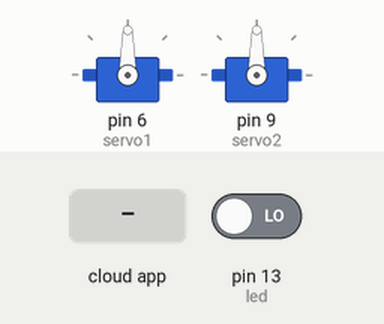
The sketch below on a simulated Arduino Uno, built with avr-gcc and run on an emulated ATmega328P. On the bench: 2 × servo. The test bench sets the inputs (shaded band); at power-on: pin 13 (led) LOW. The ROS host is connected and sends only what is stated.

Above: at 1.2 s.
1.3 s: the phone or cloud app sets servo1 to 0
At 2.0 s:
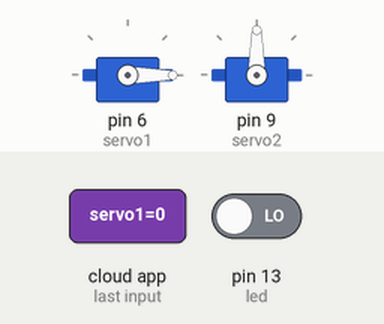
2.8 s: the phone or cloud app sets servo2 to 0
At 3.1 s:
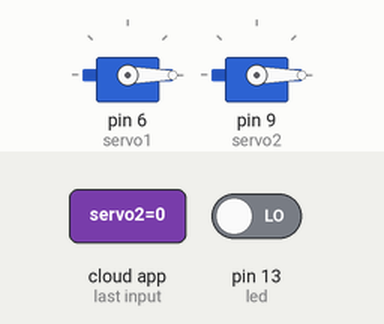
4.3 s: the phone or cloud app sets servo1 to 45
At 5.5 s:
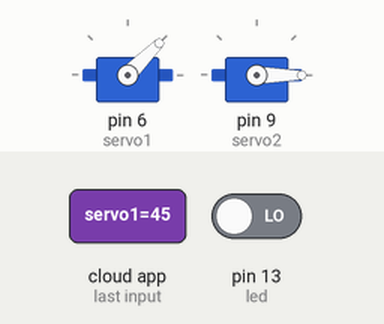
5.8 s: the phone or cloud app sets servo2 to 45
At 6.6 s:
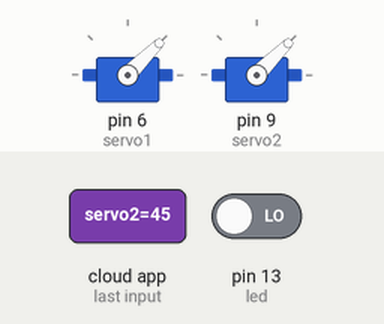
7.3 s: the phone or cloud app sets servo1 to 90
At 7.8 s:
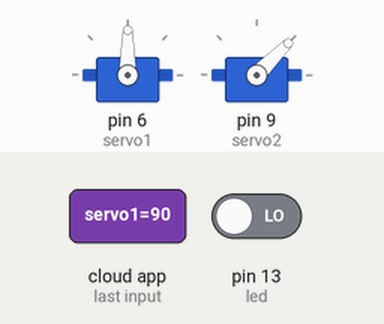
8.8 s: the phone or cloud app sets servo2 to 180
At 10.1 s:
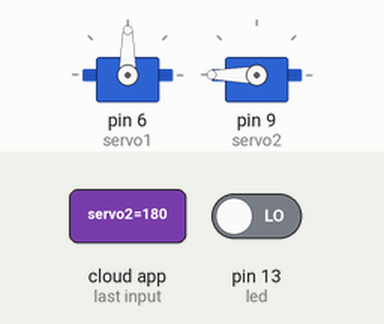
Timing chart, 0 to 11.3 s (numbered marks = the images above; inputs shaded):
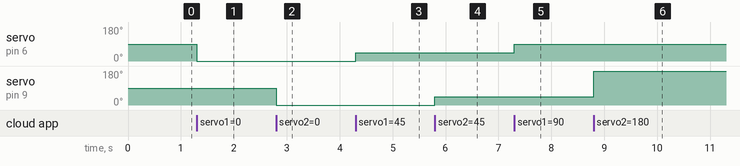

Measured:
- after the input at 1.3 s, servo on pin 6 (servo1): 90° → 0° at once
- after the input at 2.8 s, servo on pin 9 (servo2): 90° → 0° at once
- after the input at 4.3 s, servo on pin 6 (servo1): 0° → 45° at once
- after the input at 5.8 s, servo on pin 9 (servo2): 0° → 45° at once
- after the input at 7.3 s, servo on pin 6 (servo1): 45° → 90° at once
- after the input at 8.8 s, servo on pin 9 (servo2): 45° → 180° at once

The sketch:

camera_turret_servos_control.ino
```cpp
/*
 * Camera turret 2 servo control for ROS
 */

#if (ARDUINO >= 100)
 #include <Arduino.h>
#else
 #include <WProgram.h>
#endif

#include <Servo.h>
#include <ros.h>
#include <std_msgs/UInt16.h>

ros::NodeHandle  nh;

Servo servo1;
Servo servo2;

float angle;

void servo1_cb( const std_msgs::UInt16& cmd_msg){

  // Check angle
  angle = cmd_msg.data;
  if (angle > 180) {
    angle = 180;
  }
  else if (angle < 0) {
    angle = 0;
  }

  servo1.write(angle); //set servo1 angle, should be from 0-180
  digitalWrite(13, HIGH-digitalRead(13));  //toggle led
}

void servo2_cb( const std_msgs::UInt16& cmd_msg){

  // Check angle
  angle = cmd_msg.data;
  if (angle > 180) {
    angle = 180;
  }
  else if (angle < 0) {
    angle = 0;
  }

  servo2.write(angle); //set servo1 angle, should be from 0-180
  digitalWrite(13, HIGH-digitalRead(13));  //toggle led
}

ros::Subscriber<std_msgs::UInt16> sub1("servo1", servo1_cb);
ros::Subscriber<std_msgs::UInt16> sub2("servo2", servo2_cb);

void setup(){
  //pinMode(13, OUTPUT);

  nh.initNode();
  nh.subscribe(sub1);
  nh.subscribe(sub2);

  servo1.attach(6); //attach it to pin 6
  servo2.attach(9); //attach it to pin 9
}

void loop(){
  nh.spinOnce();
  delay(1);
}
```
